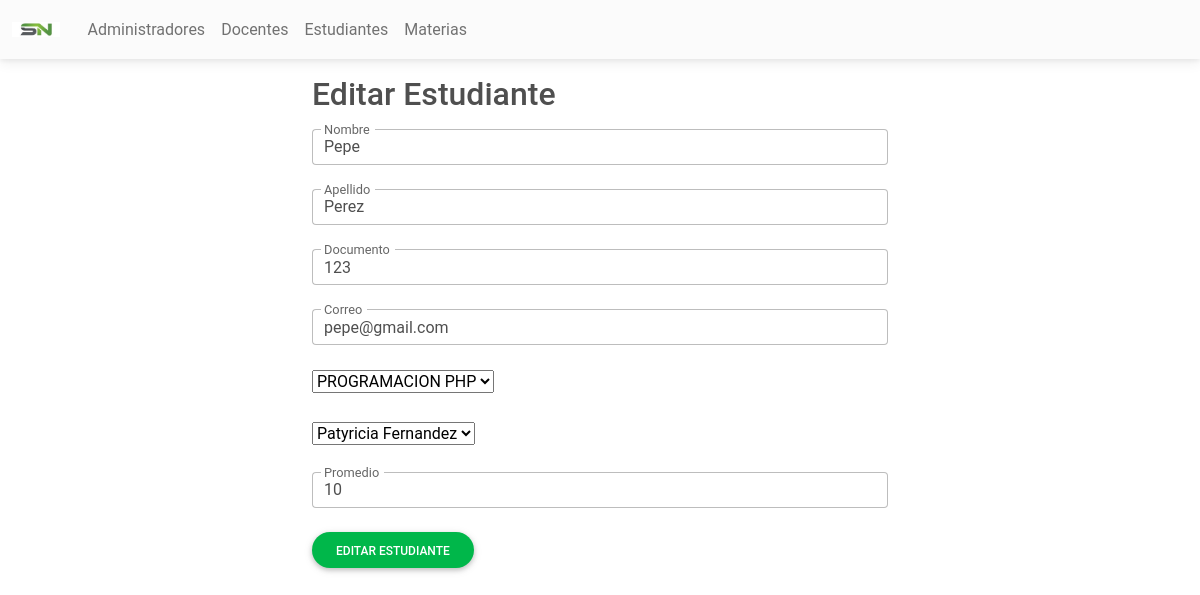
Screenshot of /Estudiantes/Pages/edit.php?Id=3 (signed in) with the database file from the repository.
### tables this page shows
CREATE TABLE `estudiantes` (
  `ID_ESTUDIANTE` int(15) NOT NULL,
  `NOMBRE` varchar(60) NOT NULL,
  `APELLIDO` varchar(60) NOT NULL,
  `DOCUMENTO` varchar(12) NOT NULL,
  `CORREO` varchar(60) NOT NULL,
  `MATERIA` int(15) NOT NULL,
  `DOCENTE` int(15) NOT NULL,
  `PROMEDIO` int(3) NOT NULL,
  `FECHA_REGISTRO` date NOT NULL
);

CREATE TABLE `materias` (
  `ID_MATERIA` int(15) NOT NULL,
  `MATERIA` varchar(30) NOT NULL
);

CREATE TABLE `usuarios` (
  `ID_USUARIO` int(15) NOT NULL,
  `NOMBRE` varchar(60) NOT NULL,
  `APELLIDO` varchar(60) NOT NULL,
  `USUARIO` varchar(40) NOT NULL,
  `PASS` varchar(80) NOT NULL,
  `PERFIL` varchar(30) NOT NULL,
  `ESTADO` varchar(20) NOT NULL
);

### Conexion.php (called while the page is built, shortened)
<?php
class Conexion{
    private $drive = "mysql";
    private $host = "localhost";
    private $dbname = "notas";
    private $usuario = "root";
    private $contrasena = "";
    public function __construct()
    {
        try {
            $db = new PDO("{$this->drive}:host={$this->host};dbname={$this->dbname}", $this->usuario, $this->contrasena);
            $db->setAttribute(PDO::ATTR_ERRMODE, PDO::ERRMODE_EXCEPTION);
            return $db;
        } catch (PDOException $e) {
            echo "Ha surgido un error: Detalle: " . $e->getMessage();
        }
    }
}
?>

### Estudiantes/Modelo/Estudiantes.php (called while the page is built, shortened)
<?php
require_once("../../Conexion.php");
class Estudiantes extends Conexion {
    public function __construct(){
        $this->db = parent::__construct();
    }
    public function getById($Id){
        $rows = null;
        $statement = $this->db->prepare("SELECT E.ID_ESTUDIANTE, E.NOMBRE,E.APELLIDO, E.DOCUMENTO, E.CORREO, M.ID_MATERIA, M.MATERIA, D.ID_USUARIO, D.NOMBRE AS DOCENTE, D.APELLIDO AS APELLIDO_DOCENTE, E.PROMEDIO, E.FECHA_REGISTRO
        FROM estudiantes E JOIN usuarios D ON E.DOCENTE = D.ID_USUARIO JOIN materias M ON E.MATERIA = M.ID_MATERIA
        WHERE ID_ESTUDIANTE = :Id");
        $statement->bindParam(':Id',$Id);
        $statement->execute();
        while($result = $statement->fetch()){
            $rows[] = $result;
        }
        return $rows;
    }
}
?>

### Estudiantes/Pages/edit.php (the view, shortened to what this page needs)
<?php
$Id = $_GET['Id'];
require_once("../Modelo/Estudiantes.php");
$ModeloEstudiantes = new Estudiantes();
$Estudiantes = $ModeloEstudiantes->getById($Id);
?>
<!DOCTYPE html>
<html lang="en">
<head>
</head>
<body>
    <?php include("../../cabecera.php"); ?>
    <div class="container mt-3 col-md-6">
        <h2 class="mb-3">Editar Estudiante</h2>
        <form action="../Controladores/edit.php" method="post">
            <?php
            if ($Estudiantes != null) {
                foreach ($Estudiantes as $Estudiante) {
            ?>
                    <div class="form-outline mb-4">
                        <input type="text" name="Nombre" id="form6Example1" class="form-control" required value="<?php echo $Estudiante['NOMBRE'] ?>" />
                        <label class="form-label" for="form6Example1">Nombre</label>
                    </div>
                    <div class="form-outline mb-4">
                        <input type="text" name="Apellido" id="formform6Example2" class="form-control" required value="<?php echo $Estudiante['APELLIDO'] ?>" />
                        <label class="form-label" for="form6Example2">Apellido</label>
                    </div>
                    <div class="form-outline mb-4">
                        <input type="text" name="Documento" id="formform6Example2" class="form-control" required value="<?php echo $Estudiante['DOCUMENTO'] ?>" />
                        <label class="form-label" for="form6Example2">Documento</label>
                    </div>
                    <div class="form-outline mb-4">
                        <input type="email" name="Correo" id="formform6Example2" class="form-control" required value="<?php echo $Estudiante['CORREO'] ?>" />
                        <label class="form-label" for="form6Example2">Correo</label>
                    </div>
                    <select name="Materia">
                        <option value="<?php echo $Estudiante['ID_MATERIA'] ?>"><?php echo $Estudiante['MATERIA'] ?></option>
                    </select><br><br>
                    <select name="Docente">
                        <option value="<?php echo $Estudiante['ID_USUARIO'] ?>"><?php echo $Estudiante['DOCENTE'] . ' ' . $Estudiante['APELLIDO_DOCENTE'] ?></option>
                    </select><br><br>
                    <div class="form-outline mb-4">
                        <input type="number" name="Promedio" id="formform6Example2" class="form-control" required value="<?php echo $Estudiante['PROMEDIO'] ?>"/>
                        <label class="form-label" for="form6Example2">Promedio</label>
                    </div>
            <?php
                }
            }
            ?>
            <input type="submit" value="Editar Estudiante" class="btn btn-success btn-rounded mb-4">
        </form>
    </div>
</body>
</html>

### rows the page displays
estudiantes: Nombre "Pepe", Apellido "Perez", Documento "123", Correo "pepe@gmail.com", Materia "PROGRAMACION PHP", Docente "Patyricia Fernandez", Promedio "10"
